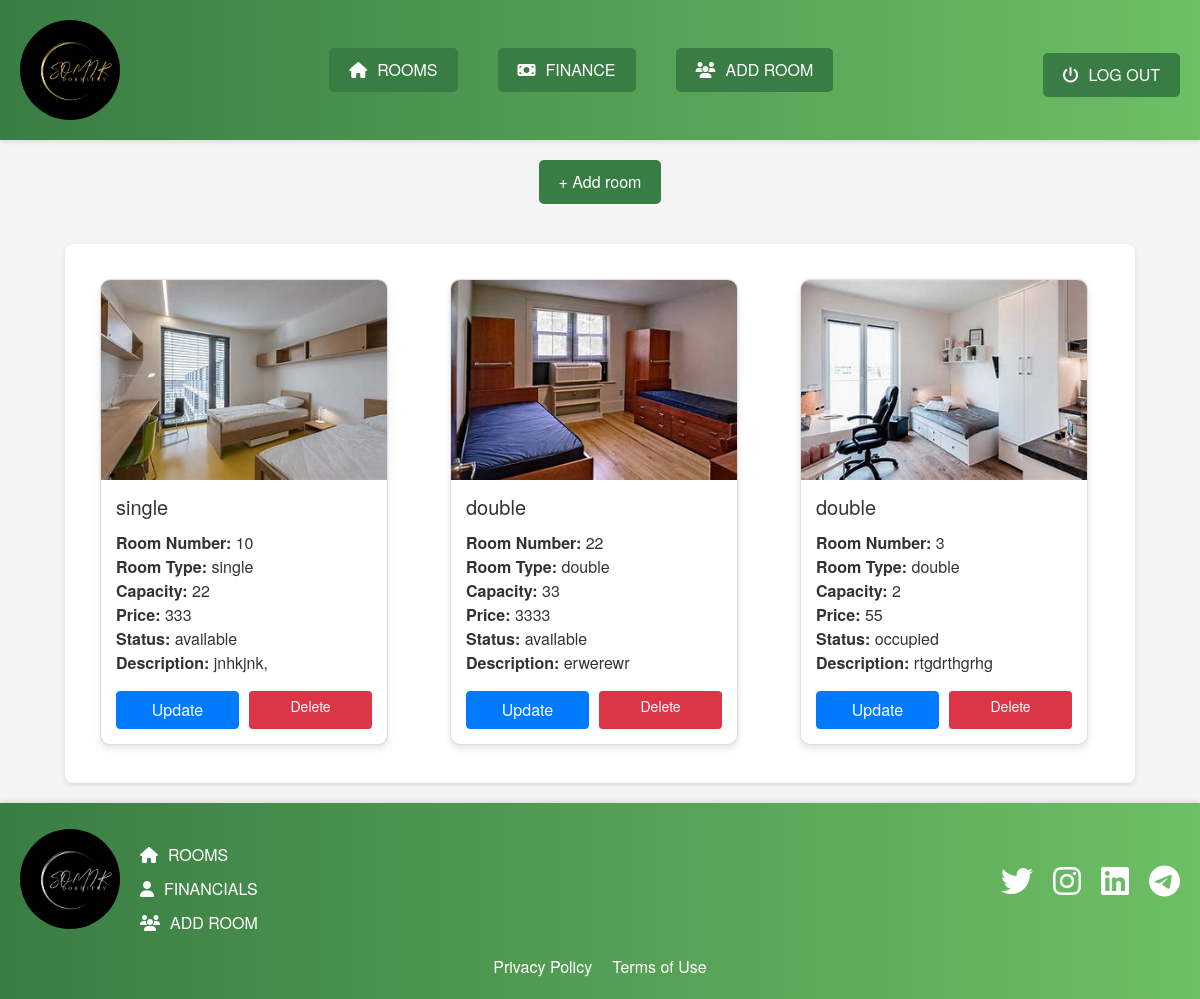
The page /room.php (signed in) on the database its author committed.
### tables this page shows
CREATE TABLE `room` (
  `id` int(11) NOT NULL,
  `room_number` varchar(50) NOT NULL,
  `room_type` enum('single','double','suite') NOT NULL,
  `capacity` int(11) NOT NULL,
  `price` int(11) NOT NULL,
  `status` enum('available','occupied','maintenance') NOT NULL DEFAULT 'available',
  `amenities` varchar(255) NOT NULL,
  `description` text NOT NULL,
  `images` varchar(255) NOT NULL,
  `dorm_id` int(11) NOT NULL,
  `room_id` int(11) NOT NULL
);

### room.php (the view, shortened to what this page needs)
<?php
include 'connect.php';
$sql = "SELECT * FROM room ";
$result = mysqli_query($conn, $sql);
?>
<!DOCTYPE html>
<html lang="en">
<head>
  <link rel="stylesheet" href="https://cdnjs.cloudflare.com/ajax/libs/font-awesome/5.11.2/css/all.css">
  <link href="https://stackpath.bootstrapcdn.com/bootstrap/4.5.2/css/bootstrap.min.css" rel="stylesheet">
  <link rel="stylesheet" href="./css/manager.css" />
</head>
<body>
  <header>
    <nav>
      <div class="img-name">
        <img src="./image/Untitled.png" alt="Logo">
      </div>
      <div class="menu-btns">
        <a class="item" href="#">
          <i class="fa-solid fa-house"></i>
          <span onclick="window.location.href='room.php'; return false;">ROOMS</span>
        </a>
        <a class="item" href="">
          <i class="fa-solid fa-money-bill"></i>
          <span onclick="window.location.href='finance.php'; return false;">FINANCE</span>
        </a>
        <a class="item" href="">
          <i class="fa-solid fa-users"></i>
          <span onclick="window.location.href='addroom.php'; return false;">ADD ROOM</span>
        </a>
      </div>
      <div class="logout">
        <a class="item" href="#">
          <i class="fas fa-power-off"></i>
          <span onclick="window.location.href='logout.php'; return false;">LOG OUT</span>
        </a>
      </div>
    </nav>
  </header>
  <main class="container">
    <div class="d-flex justify-content-end mb-3">
      <a href="addroom.php" class="btn btn-success add-room">+ Add room</a>
    </div>
    <div class="row main-content">
      <div class="card-columns">
        <?php while ($row = mysqli_fetch_assoc($result)) { ?>
          <div class="card" style="width: 18rem;">
            <img src="<?php echo $row['images']; ?>" class="card-img-top" alt="Room Image">
            <div class="card-body">
              <h5 class="card-title"><?php echo $row['room_type']; ?></h5>
              <p class="card-text">
                <strong>Room Number:</strong> <?php echo $row['room_number']; ?><br>
                <strong>Room Type:</strong> <?php echo $row['room_type']; ?><br>
                <strong>Capacity:</strong> <?php echo $row['capacity']; ?><br>
                <strong>Price:</strong> <?php echo $row['price']; ?><br>
                <strong>Status:</strong> <?php echo $row['status']; ?><br>
                <strong>Description:</strong> <?php echo $row['description']; ?>
              </p>
              <div class="btn-container">
                <a href="addroom2.php?id=<?php echo $row['id']; ?>" class="btn btn-primary">Update</a>
                <a href="deleteroom.php?id=<?php echo $row['id']; ?>" class="btn btn-danger btn-sm" onclick="return confirm('Are you sure you want to delete this room?');">Delete</a>
              </div>
            </div>
          </div>
        <?php } ?>
      </div>
    </div>
  </main>
  <footer>
    <div class="footer-content">
      <div class="footer-left">
        <div class="img-name">
          <img src="./image/logo2.png" alt="Footer Logo">
        </div>
        <div class="footer-links">
          <a class="item" href="#">
            <i class="fa-solid fa-house"></i>
            <span onclick="window.location.href='dorm.php'; return false;">ROOMS</span>
          </a>
          <a class="item" href="#">
            <i class="fa-solid fa-user"></i>
            <span>FINANCIALS</span>
          </a>
          <a class="item" href="#">
            <i class="fa-solid fa-users"></i>
            <span onclick="window.location.href='addroom.php'; return false;">ADD ROOM</span>
          </a>
        </div>
      </div>
      <div class="footer-right">
        <div class="socials">
          <a href="#"><i class="fab fa-twitter"></i></a>
          <a href="#"><i class="fab fa-instagram"></i></a>
          <a href="#"><i class="fab fa-linkedin"></i></a>
          <a href="#"><i class="fab fa-telegram-plane"></i></a>
        </div>
      </div>
    </div>
    <div class="footer-links">
      <a href="/en/info/policy/" class="footer-link-item">Privacy Policy</a>
      <a href="/en/info/terms/" class="footer-link-item">Terms of Use</a>
    </div>
  </footer>
</body>
</html>

### css/manager.css (style rules this page uses)
html, body { height: 100%; margin: 0; font-family: 'Helvetica Neue', Arial, sans-serif; background-color: #f4f4f4; color: #333; }
:root { --color-bg-1: white; --color-bg-2: rgba(0, 0, 0, 0.03); --color-bg-3: #f1f2f6; --color-bg-4: rgba(255, 255, 255, 0.6); --color-bg-5: rgba(0, 0, 0, 0.02); --color-icon-1: #2980b9; --color-icon-2: #444; --color-icon-3: rgba(0, 0, 0, 0.3); --color-border-1: rgba(0, 0, 0, 0.05); --color-text-span: rgba(0, 0, 0, 0.6); --color-text-header: #444; --color-text-header-2: #2980b9; --color-text-paragraph: #666; --gradient-header: linear-gradient(to right, #3a7d44, #6dbf65); --gradient-footer: linear-gradient(to right, #3a7d44, #6dbf65); }
header { background: var(--gradient-header); box-shadow: 0 2px 4px rgba(0, 0, 0, 0.1); }
header nav { display: flex; justify-content: space-between; align-items: center; padding: 20px; }
header nav .img-name img { width: 100px; height: 100px; border-radius: 50%; }
header nav .menu-btns { display: flex; gap: 40px; }
header nav .menu-btns .item, header nav .logout .item { display: flex; align-items: center; padding: 10px 20px; background-color: #3a7d44; border-radius: 5px; color: white; text-decoration: none; transition: background-color 0.3s; }
header nav .menu-btns .item i, header nav .logout .item i { margin-right: 10px; }
header nav .logout { display: flex; margin-top: 10px; }
.main-content { display: flex; justify-content: center; align-items: center; padding: 50px; background-color: white; }
.main-content img { max-width: 100%; height: auto; }
footer { background: var(--gradient-footer); color: white; padding: 20px 0; box-shadow: 0 -2px 4px rgba(0, 0, 0, 0.1); }
footer .footer-content { display: flex; justify-content: space-between; align-items: center; padding: 0 20px; }
footer .footer-left { display: flex; align-items: center; }
footer .footer-left .img-name img { width: 100px; height: 100px; border-radius: 50%; margin-right: 20px; }
footer .footer-left .footer-links { display: flex; flex-direction: column; gap: 10px; }
footer .footer-left .footer-links .item { display: flex; align-items: center; text-decoration: none; color: white; transition: color 0.3s; }
footer .footer-left .footer-links .item i { margin-right: 10px; }
footer .footer-right .socials { display: flex; gap: 20px; }
footer .footer-right .socials a { color: white; font-size: 2em; transition: color 0.3s; }
footer .footer-links { display: flex; justify-content: center; gap: 20px; margin-top: 20px; }
footer .footer-links .footer-link-item { text-decoration: none; color: white; transition: color 0.3s; }

### room.php (style rules this page uses)
.main-content { display: flex; flex-direction: column; padding: 50px; background-color: white; margin: 20px; box-shadow: 0 2px 4px rgba(0, 0, 0, 0.1); border-radius: 8px; }
.add-room { padding: 10px 20px; background-color: #3a7d44; color: white; border: none; border-radius: 5px; cursor: pointer; transition: background-color 0.3s; text-decoration: none; }
.card { margin: 15px; box-shadow: 0 4px 6px rgba(0, 0, 0, 0.1); border-radius: 10px; overflow: hidden; transition: transform 0.2s ease-in-out; }
.card img { height: 200px; object-fit: cover; }
.card-body { padding: 15px; }
.btn-container { display: flex; justify-content: space-between; margin-top: 10px; }
.btn-container .btn { width: 48%; }
.main-content { display: flex; flex-wrap: nowrap; overflow-x: auto; padding: 20px; }
.add-room { margin: 20px auto; display: block; width: fit-content; }

### rows shown on the page
room: images (picture), room_type "single", room_number "10", capacity "22", price "333", status "available", description "jnhkjnk,"
room: images (picture), room_type "double", room_number "22", capacity "33", price "3333", status "available", description "erwerewr"
room: images (picture), room_type "double", room_number "3", capacity "2", price "55", status "occupied", description "rtgdrthgrhg"
